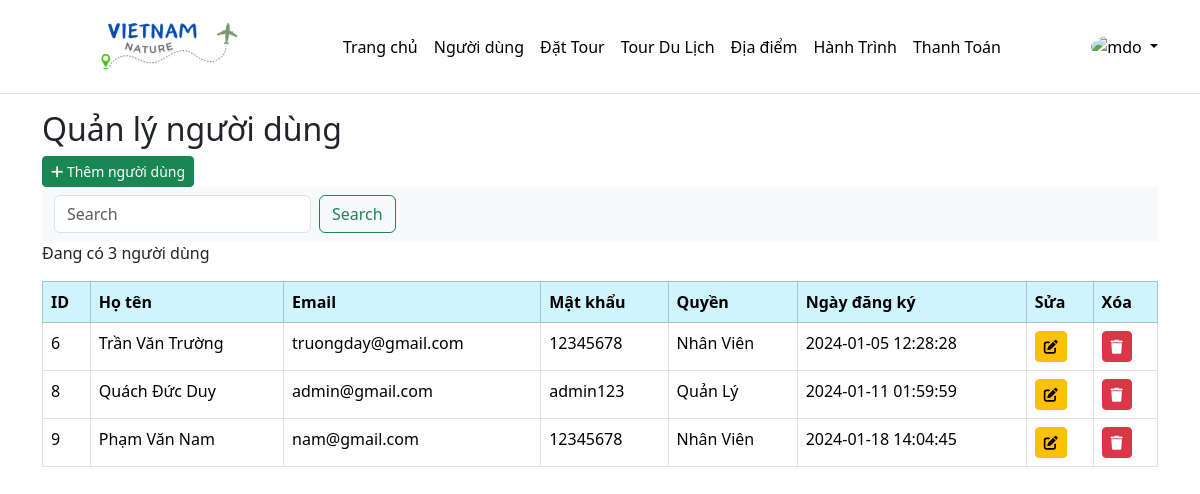
The app's page /?modules=users&action=list (signed in) with its own data.
### tables this page shows
CREATE TABLE `tbnguoidung` (
  `manguoidung` int(6) NOT NULL,
  `matkhau` varchar(255) NOT NULL,
  `hoten` varchar(255) NOT NULL,
  `email` varchar(255) NOT NULL,
  `quyentruycap` varchar(50) NOT NULL,
  `ngaydangky` timestamp NOT NULL DEFAULT current_timestamp() ON UPDATE current_timestamp()
);

### includes/database.php (called while the page is built, shortened)
<?php
function query($sql, $data = [], $check = false)
{
    global $conn;
    $ketqua = false;
    try {
        $stmt = $conn->prepare($sql);
        if (!empty($data)) {
            $ketqua = $stmt->execute($data);
        } else {
            $ketqua = $stmt->execute();
        }
    } catch (Exception $exception) {
        echo $exception->getMessage();
        die();
    }
    if ($check) {
        return $stmt;
    }
    return $ketqua;
}
function getRaw($sql)
{
    $kq = query($sql, '', true);
    if (is_object($kq)) {
        $dataFetch = $kq->fetchAll(PDO::FETCH_ASSOC);
    }
    return $dataFetch;
}
function getRows($sql)
{
    $kq = query($sql, '', true);
    if (!empty($kq)) {
        return $kq->rowCount();
    }
}

### modules/users/list.php (the view, shortened to what this page needs)
<?php
$listUsers = getRaw("SELECT * FROM tbnguoidung ORDER BY ngaydangky");
?>
<div class="container">
    <h2>Quản lý người dùng</h2>
    <a href="?modules=users&action=add" class="btn btn-success btn-sm"><i class="fa-solid fa-plus"></i> Thêm người
        dùng</a>
    <nav class="navbar bg-body-tertiary">
        <div class="container-fluid">
            <form class="d-flex" role="search" action="?modules=users&action=search" method="post">
                <input class="form-control me-2" type="search" name="search" placeholder="Search" aria-label="Search">
                <button class="btn btn-outline-success" type="submit">Search</button>
            </form>
        </div>
    </nav>
    <?php
    $kq = getRows("SELECT * FROM tbnguoidung ");
    echo "Đang có $kq người dùng";
    ?>
    <table class="table table-bordered table-hover mt-3">
        <thead class="table-info">
            <th>ID</th>
            <th>Họ tên</th>
            <th>Email</th>
            <th>Mật khẩu</th>
            <th>Quyền</th>
            <th>Ngày đăng ký</th>
            <th with=5%>Sửa</th>
            <th with=5%>Xóa</th>
        </thead>
        <tbody>
            <?php
            if (!empty($listUsers)) :
                foreach ($listUsers as $item) :
            ?>
                    <tr>
                        <td><?php echo $item['manguoidung'] ?></td>
                        <td><?php echo $item['hoten'] ?></td>
                        <td><?php echo $item['email'] ?></td>
                        <td><?php echo $item['matkhau'] ?></td>
                        <td><?php echo $item['quyentruycap'] ?></td>
                        <td><?php echo $item['ngaydangky'] ?></td>
                        <td><a href="<?php echo _WEB_HOST ?>?modules=users&action=edit&manguoidung=<?php echo $item['manguoidung'] ?>" class="btn btn-warning btn-sm"><i class="fa-solid fa-pen-to-square"></i></a></td>
                        <td><a href="<?php echo _WEB_HOST ?>?modules=users&action=delete&manguoidung=<?php echo $item['manguoidung'] ?>" onclick=" return confirm('Bạn có chắc muốn xóa?')" class="btn btn-danger btn-sm"><i class="fa-solid fa-trash"></i></a>
                        </td>
                    </tr>
                <?php
                endforeach;
            endif;
            ?>
        </tbody>
    </table>
</div>

### records on screen
tbnguoidung: manguoidung "6", hoten "Trần Văn Trường", email "truongday@gmail.com", matkhau "12345678", quyentruycap "Nhân Viên", ngaydangky "2024-01-05 12:28:28"
tbnguoidung: manguoidung "8", hoten "Quách Đức Duy", email "admin@gmail.com", matkhau "admin123", quyentruycap "Quản Lý", ngaydangky "2024-01-11 01:59:59"
tbnguoidung: manguoidung "9", hoten "Phạm Văn Nam", email "nam@gmail.com", matkhau "12345678", quyentruycap "Nhân Viên", ngaydangky "2024-01-18 14:04:45"

### other values on screen
$kq "3"
